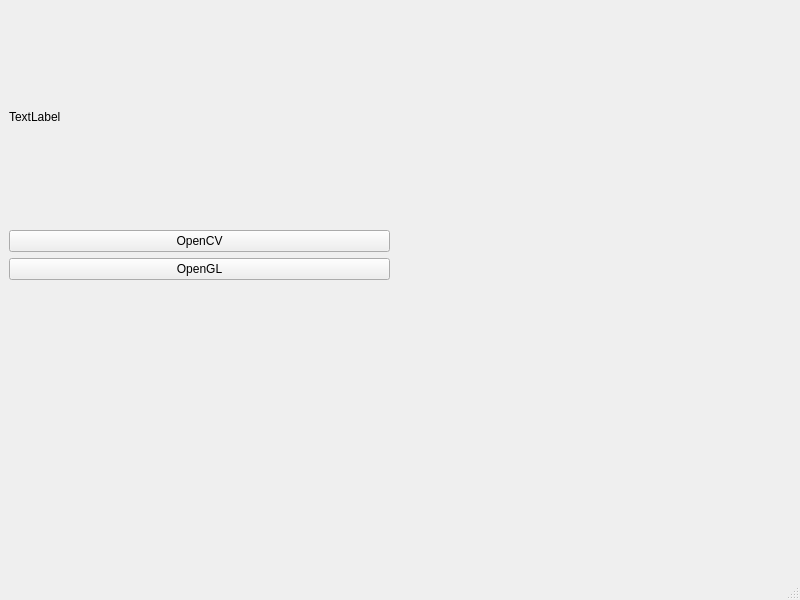
<?xml version="1.0" encoding="UTF-8"?>
<ui version="4.0">
 <class>MainWindow</class>
 <widget class="QMainWindow" name="MainWindow">
  <property name="geometry">
   <rect>
    <x>0</x>
    <y>0</y>
    <width>800</width>
    <height>600</height>
   </rect>
  </property>
  <property name="windowTitle">
   <string>MainWindow</string>
  </property>
  <widget class="QWidget" name="centralwidget">
   <widget class="QWidget" name="verticalLayoutWidget">
    <property name="geometry">
     <rect>
      <x>9</x>
      <y>9</y>
      <width>381</width>
      <height>271</height>
     </rect>
    </property>
    <layout class="QVBoxLayout" name="verticalLayout">
     <item>
      <widget class="QLabel" name="label">
       <property name="text">
        <string>TextLabel</string>
       </property>
      </widget>
     </item>
     <item>
      <widget class="QPushButton" name="pushButton">
       <property name="text">
        <string>OpenCV</string>
       </property>
      </widget>
     </item>
     <item>
      <widget class="QPushButton" name="pushButton_2">
       <property name="text">
        <string>OpenGL</string>
       </property>
      </widget>
     </item>
    </layout>
   </widget>
  </widget>
  <widget class="QMenuBar" name="menubar">
   <property name="geometry">
    <rect>
     <x>0</x>
     <y>0</y>
     <width>800</width>
     <height>22</height>
    </rect>
   </property>
  </widget>
  <widget class="QStatusBar" name="statusbar"/>
 </widget>
 <resources/>
 <connections/>
</ui>
